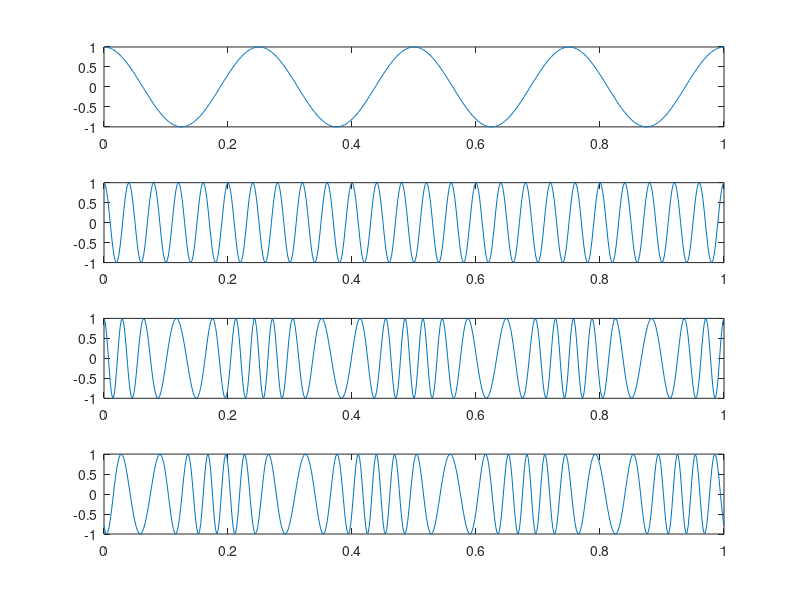

The MATLAB script that drew this image:
%FM
Am= 1;
Ac= 1;
Fm= 4;
Fc= 25;
Fs= 500;
%Time
t= 0:1/Fs:1;
%msg signal
msg= Am* cos(2*pi*Fm*t);
subplot(4,1,1);
plot(t,msg);
%Carrier signal
carrier= Ac* cos(2*pi*Fc*t);
subplot(4,1,2);
plot(t,carrier);
%FM signal
FM= Ac* cos((2*pi*Fc*t) + (10/Fm)*sin(2*pi*Fm*t));
subplot(4,1,3);
plot(t,FM);

%PM signal
PM= Ac* cos((2*pi*Fc*t) + (2.5* cos(2*pi*Fm*t)));
subplot(4,1,4);
plot(t, PM);
